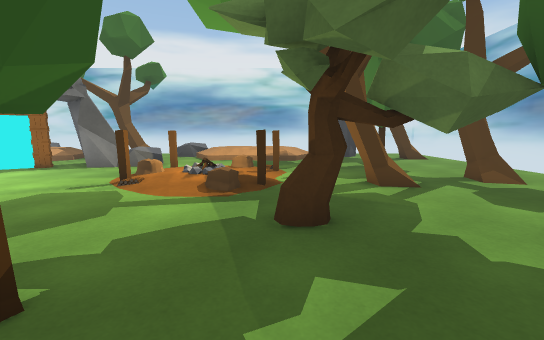
View 1 (above)

17 first-person views from a walk through a 3-D level made in the Unity game engine. The camera is 1.3 m above the floor, tilts 8° down and sees 90° across. The floor is counted in squares, 1 m on a side. Each view is taken from the middle of a square. On the plan, view 1 faces up. The plan holds only what a view shows up to about 13 squares ahead; the rest is blank. The place goes on beyond the plan. The player character is not drawn. Some animated figures are left out. Some surface patterns are stand-ins.

View 2
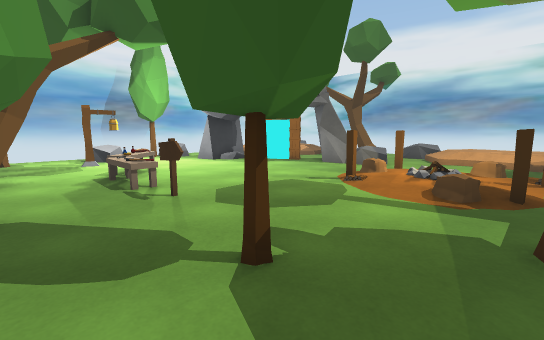

View 3
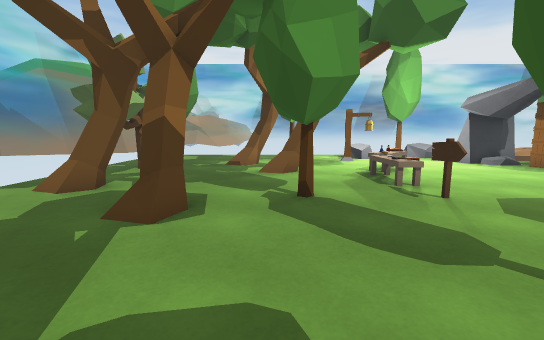

View 4
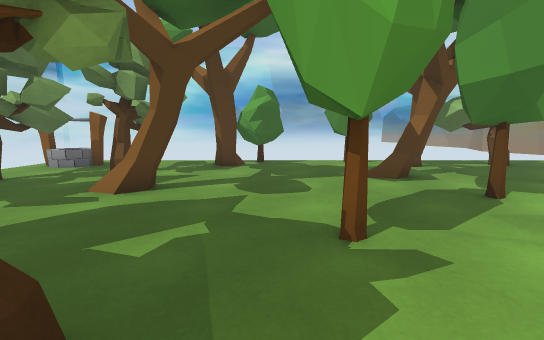

View 5
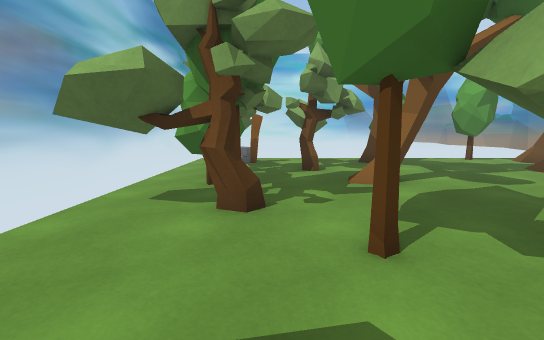

View 6
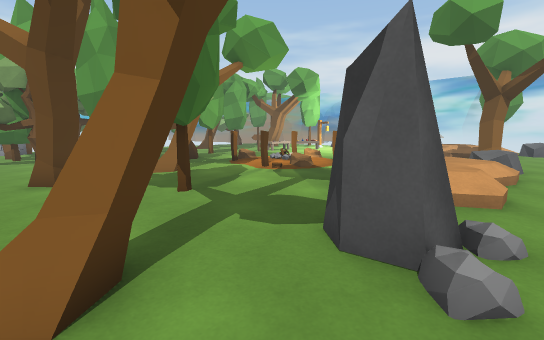

View 7
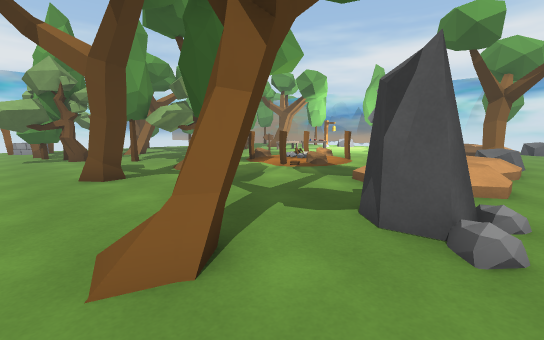

View 8
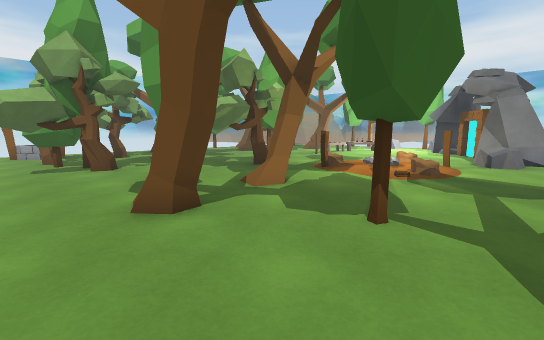

View 9
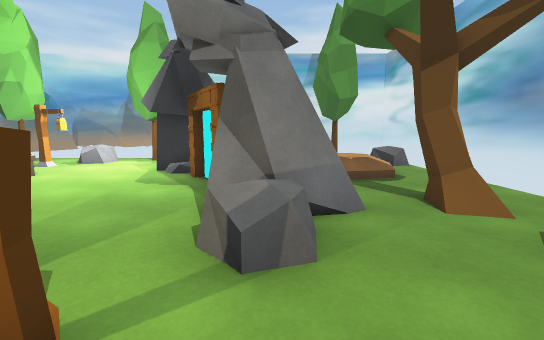

View 10
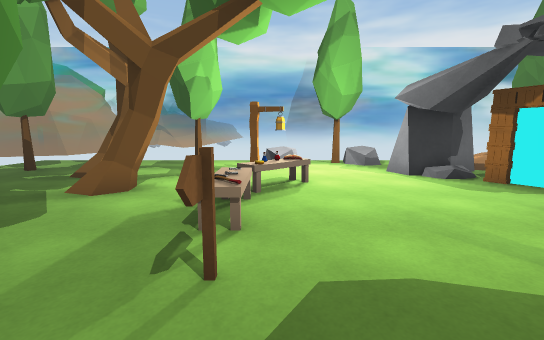

View 11
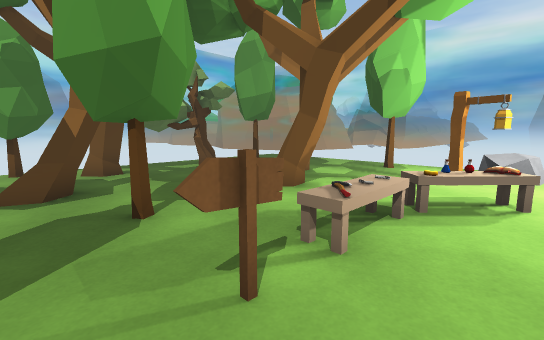

View 12
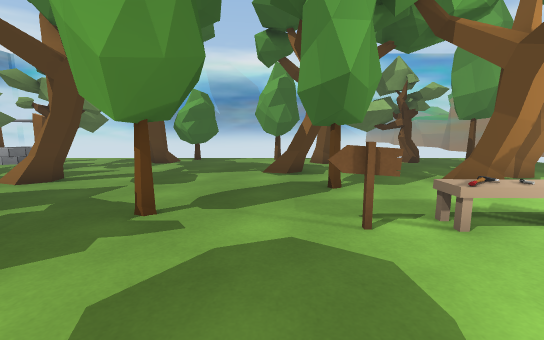

View 13
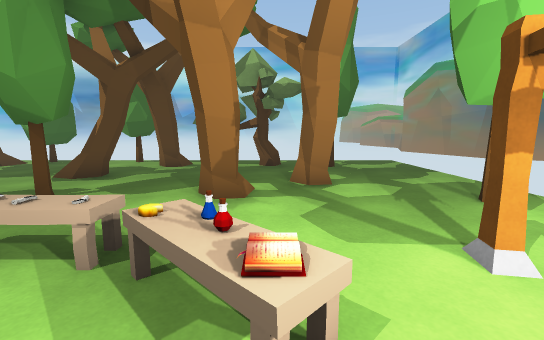

View 14
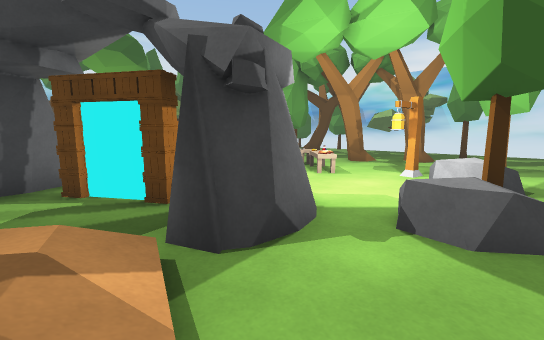

View 15
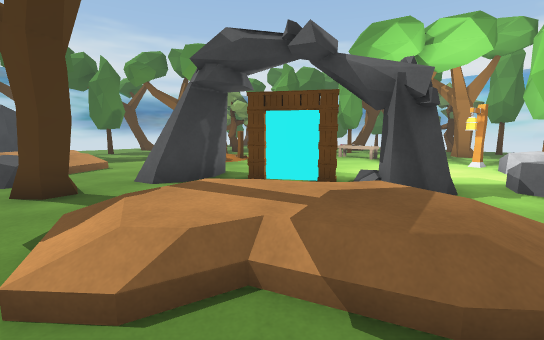

View 16
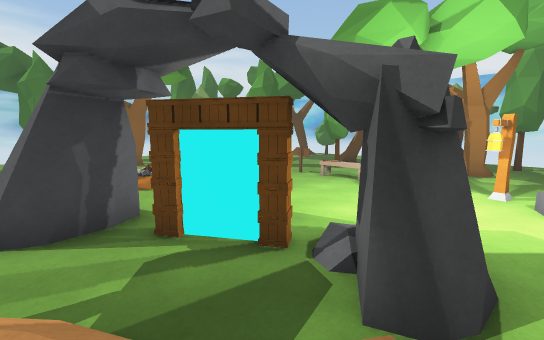

View 17
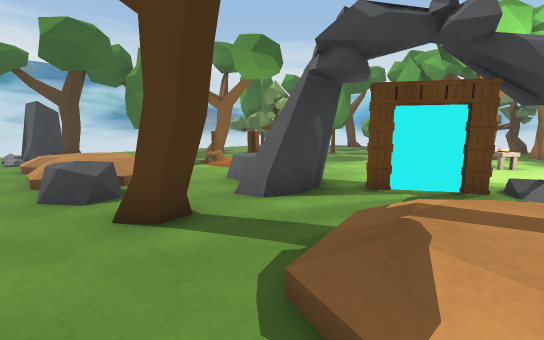

### Floor plan
Key: @ floor where view 1 was taken; # wall or solid block; . main floor; : floor 0.25 m higher than the main floor; + floor 0.5 m higher than the main floor; / step, stairs or slope; = window, fence, low wall or low ledge; T tree; R rock; C crate; L log; B books; S streetlight; H cheese; E bench; A axe; I sign; W well; O other object.
Columns run from 15 left of view 1 to 8 right of it. Each row starts with its distance up from view 1.
 16  RR...............//=...
 15  .R//...T.OR    //RR...
 14   ./ /.TT../      RR..T.
 13       ....../   /....TT.
 12   +  /..#=..............
 11 .   ....##R........T....
 10  .//..CC#=..L......T....
  9 ...#/C#.....L:.L........
  8 ...##......::/:......T..
  7 RO.##......L:/:..TT..:..
  6 TT............OL........
  5 ........................
  4 .R...B.........TTTT.....
  3 .R.S.OOH.........T.T....
  2 ...S..EOOAI..T.......T.T
  1 .............T......TTTT
  0 .T....T...T....@.....TT=
 -1 ....T.T.........TT...TT=
 -2 ....T................TT=
 -3 ..........T:.......T..T=
 -4 ...................T.TT
 -5 ...T..TT.T......T.TT.WWW
 -6 .....TTTT:.T..TTT..T.WW.
 -7 ..........TT..TT......

Positions as (right, up) in squares from view 1, and headings:
1: (0, 0), facing up
2: (0, 0), facing up-left
3: (0, -1), facing left
4: (-1, 5), facing down
5: (5, 6), facing down
6: (7, 16), facing down-left
7: (8, 16), facing down-left
8: (8, 12), facing down-left
9: (-2, 11), facing left
10: (-3, 3), facing left
11: (-4, 4), facing down-left
12: (-4, 6), facing down
13: (-10, 5), facing down
14: (-15, 11), facing down-right
15: (-14, 15), facing down-right
16: (-13, 12), facing down-right
17: (-11, 16), facing down-right
